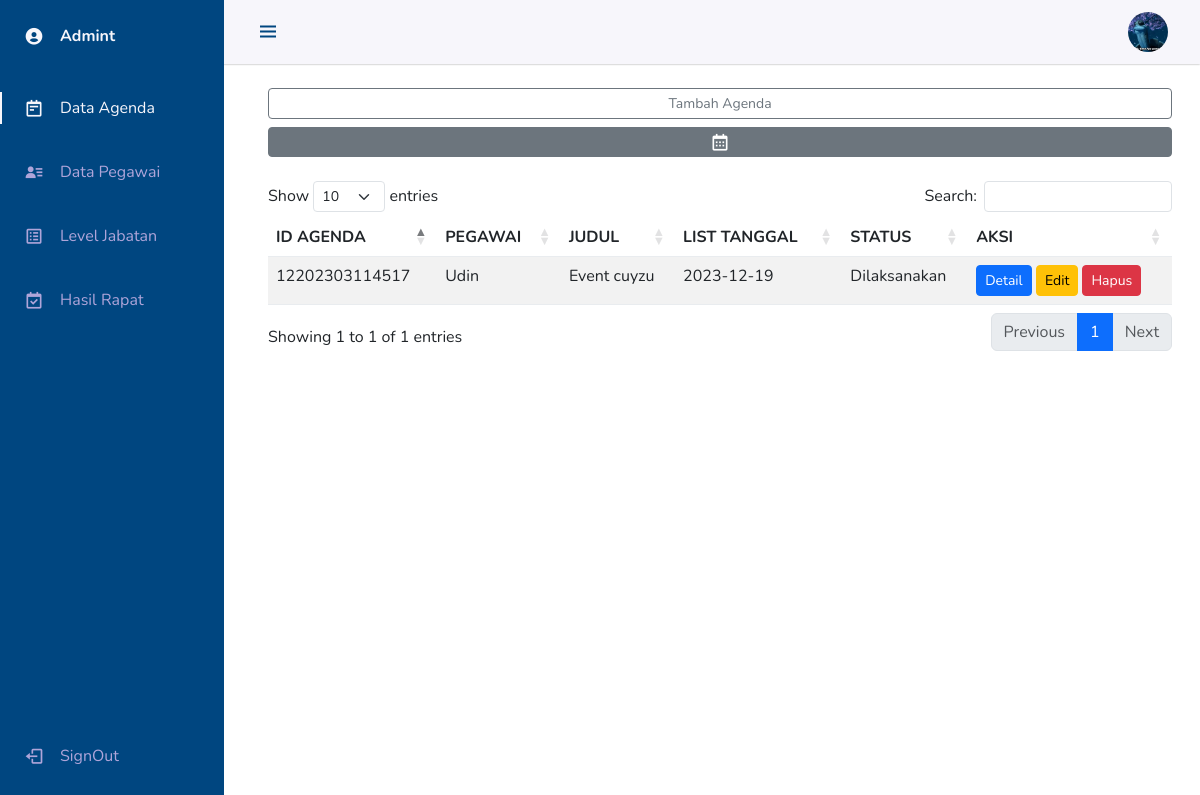
/dataview/index.php (signed in), run on the app's committed database.
### tables this page shows
CREATE TABLE `agenda` (
  `id_agenda` varchar(50) NOT NULL,
  `nik_pegawai` varchar(20) NOT NULL,
  `judul` varchar(50) NOT NULL,
  `deskripsi` text NOT NULL,
  `tanggal` varchar(20) NOT NULL,
  `lokasi` varchar(50) NOT NULL,
  `status` varchar(20) NOT NULL,
  `timestamp` varchar(50) NOT NULL
);

CREATE TABLE `pegawai` (
  `id` int(11) NOT NULL,
  `nik` varchar(20) NOT NULL,
  `nama` varchar(50) NOT NULL,
  `email` varchar(50) NOT NULL,
  `id_jabatan` varchar(50) NOT NULL,
  `username` varchar(255) NOT NULL,
  `password` varchar(255) NOT NULL,
  `foto` text NOT NULL
);

### dataview/agenda.php (the view, shortened to what this page needs)
<?php $page = "agenda";
include 'header.php';
require '../function.php';
?>
<!DOCTYPE html>
<html lang="en">
<head>
    <link href='https://cdnjs.cloudflare.com/ajax/libs/fullcalendar/3.10.2/fullcalendar.min.css' rel='stylesheet' />
</head>
<body>
    <div class="d-grid gap-2">
        <a href="?page=tambahagenda" class="btn btn-outline-secondary btn-sm">Tambah Agenda</a>
        <a onclick="show()" class="btn btn-secondary btn-sm"><i class='bx bx-calendar nav_icon'></i> </a>
    </div><br>
    <div class="table-responsive" id="the-table">
        <table id="example" class="table table-striped border-light-subtle">
            <thead>
                <tr>
                    <th>ID AGENDA</th>
                    <th>PEGAWAI</th>
                    <th>JUDUL</th>
                    <th>LIST TANGGAL</th>
                    <th>STATUS</th>
                    <th>AKSI</th>
                </tr>
            </thead>
            <tbody>
                <?php
                $data = mysqli_query($conn, "select *, pegawai.nama from agenda INNER JOIN pegawai ON agenda.nik_pegawai = pegawai.nik");
                while ($row = mysqli_fetch_array($data)) { ?>
                    <tr>
                        <td><?php echo $row['id_agenda']; ?></td>
                        <td><?php echo $row['nama']; ?></td>
                        <td><?php echo $row['judul']; ?></td>
                        <td><?php echo $row['tanggal']; ?></td>
                        <td><?php echo $row['status']; ?></td>
                        <td><a href="?page=detailagenda&id_agenda=<?php echo $row['id_agenda']; ?>" class="btn btn-sm btn-primary">Detail</a>
                            <a href="?page=editagenda&id_agenda=<?php echo $row['id_agenda']; ?>" class="btn btn-sm btn-warning">Edit</a>
                            <a href="?page=agenda&id_agenda=<?php echo $row['id_agenda']; ?>" class="btn btn-sm btn-danger btn-delet">Hapus</a>
                    </tr>
                <?php }
                ?>
            </tbody>
        </table>
    </div>
</body>
</html>

### style.css (style rules this page uses)
:root { --header-height: 3rem; --nav-width: 68px; --first-color: #004680; --first-color-light: #AFA5D9; --white-color: #F7F6FB; --body-font: 'Nunito', sans-serif; --normal-font-size: 1rem; --z-fixed: 100 }
body { position: relative; margin: var(--header-height) 0 0 0; padding: 0 1rem; font-family: var(--body-font); font-size: var(--normal-font-size); transition: .5s }
a { text-decoration: none }
table td, table td * { vertical-align: top; }
.nav_icon { font-size: 1.25rem }
.body-pd { padding-left: calc(var(--nav-width) + 1rem) }
@media screen and (min-width: 768px) { body { margin: calc(var(--header-height) + 1rem) 0 0 0; padding-left: calc(var(--nav-width) + 2rem) } }
@media screen and (min-width: 768px) { .body-pd { padding-left: calc(var(--nav-width) + 188px) } }

### data on the page
agenda: id_agenda "12202303114517", pegawai.nama "Udin", judul "Event cuyzu", tanggal "2023-12-19", status "Dilaksanakan"
